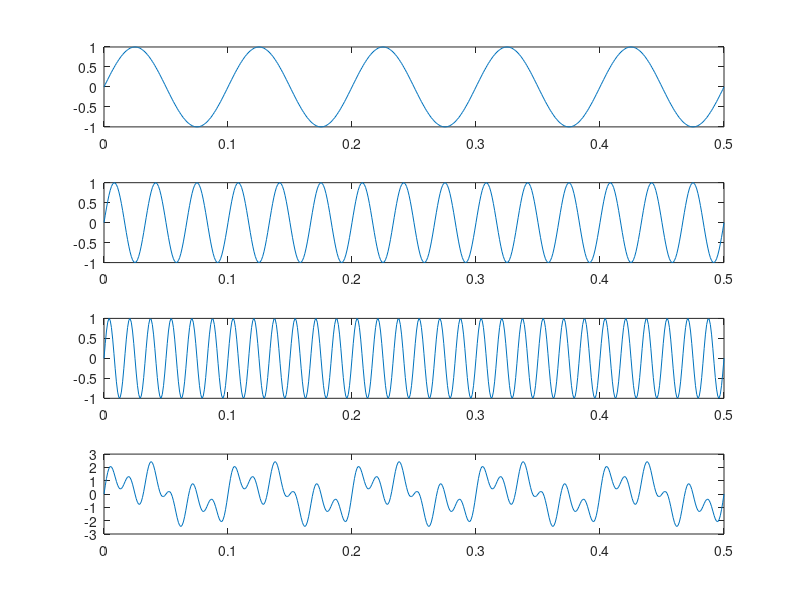

Reproduce this figure in MATLAB.
clc;
clear all;
close all;
f1=10;
f2=30;
f3=60;
t=0:.001:.5
s1=sin(2*pi*f1*t);
s2=sin(2*pi*f2*t);
s3=sin(2*pi*f3*t);
subplot(4,1,1),plot(t,s1);
subplot(4,1,2),plot(t,s2);
subplot(4,1,3),plot(t,s3);
s=s1+s2+s3;
subplot(4,1,4),plot(t,s);